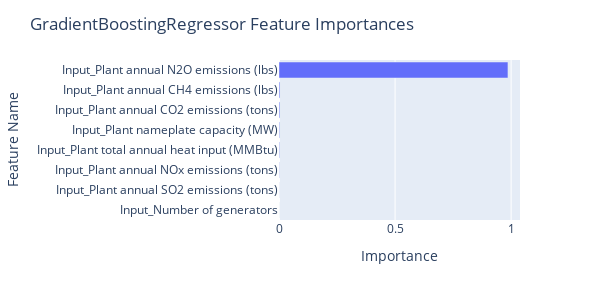

This figure's notebook cell:
### Code cell
fig = px.bar(df_gb, x="Importance", y="Feature Name")

fig.update_layout(
    autosize=False,
    width=600,
    height=300,
    title_text=f"GradientBoostingRegressor Feature Importances",
    yaxis={'categoryorder':'total ascending'}
)

fig.show()

### Figure 1 — Plotly figure (JSON) as saved in the notebook; plotly's stock layout.template omitted (floating-point values rounded to 4 significant figures)
{"data": [{"alignmentgroup": "True", "hovertemplate": "Importance=%{x}<br>Feature Name=%{y}<extra></extra>", "legendgroup": "", "marker": {"color": "#636efa", "pattern": {"shape": ""}}, "name": "", "offsetgroup": "", "orientation": "h", "showlegend": false, "textposition": "auto", "type": "bar", "x": [0.9863, 0.003871, 0.003642, 0.002633, 0.002322, 0.001023, 0.0002263, 1.826e-05], "xaxis": "x", "y": ["Input_Plant annual N2O emissions (lbs)", "Input_Plant annual CH4 emissions (lbs)", "Input_Plant annual CO2 emissions (tons)", "Input_Plant nameplate capacity (MW)", "Input_Plant total annual heat input (MMBtu)", "Input_Plant annual NOx emissions (tons)", "Input_Plant annual SO2 emissions (tons)", "Input_Number of generators"], "yaxis": "y"}], "layout": {"autosize": false, "barmode": "relative", "height": 300, "legend": {"tracegroupgap": 0}, "margin": {"t": 60}, "title": {"text": "GradientBoostingRegressor Feature Importances"}, "width": 600, "xaxis": {"anchor": "y", "autorange": true, "domain": [0, 1], "range": [0, 1.038], "title": {"text": "Importance"}, "type": "linear"}, "yaxis": {"anchor": "x", "autorange": true, "categoryorder": "total ascending", "domain": [0, 1], "range": [-0.5, 7.5], "title": {"text": "Feature Name"}, "type": "category"}}}
